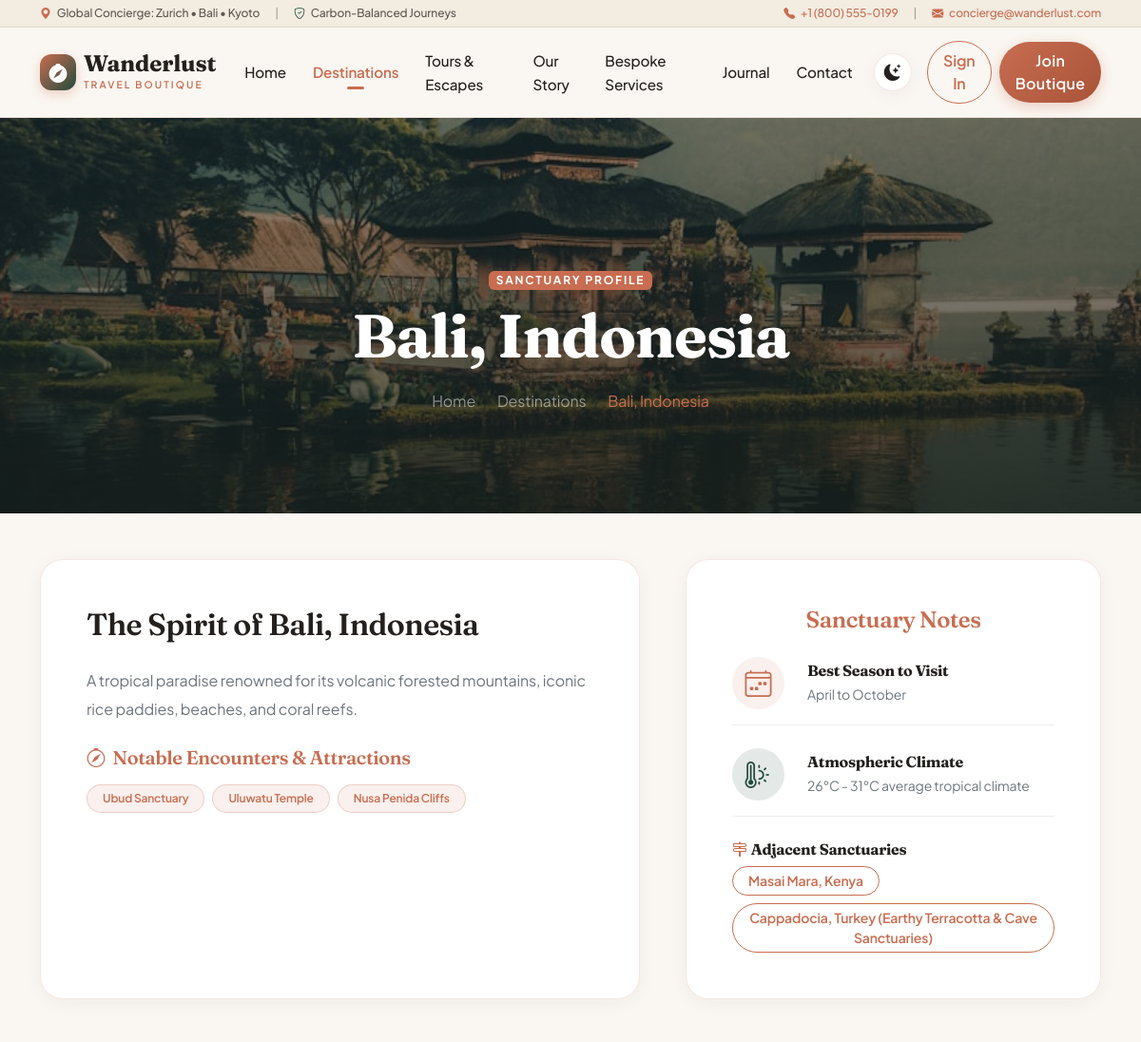
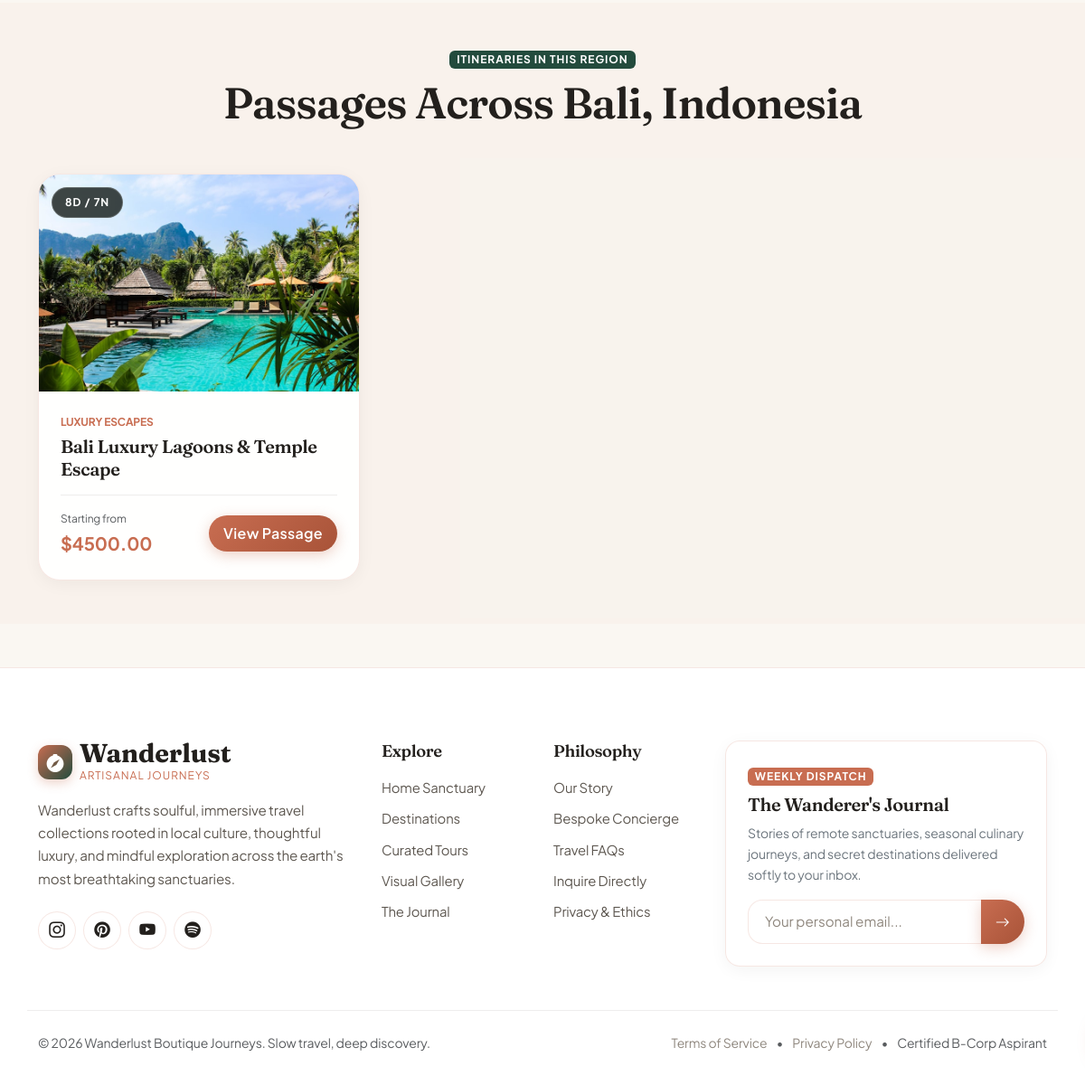
The page /tours/destination/bali/ on the database its author committed (2 pictures, top to bottom).
### tours/models.py (models this page shows, shortened)
class Destination(models.Model):
    name = models.CharField(max_length=100)
    slug = models.SlugField(unique=True)
    hero_image = models.ImageField(upload_to='destinations/')
    description = models.TextField()
    attractions = models.TextField(help_text="Key tourist attractions (comma-separated or HTML/markdown)")
    best_time_to_visit = models.CharField(max_length=150, help_text="E.g., October to April")
    weather_info = models.CharField(max_length=200, help_text="E.g., 20°C - 30°C Average")
    featured = models.BooleanField(default=False, help_text="Show this destination on the home page spotlight")
    nearby_destinations = models.ManyToManyField('self', blank=True, symmetrical=True)

class TourPackage(models.Model):
    DIFFICULTY_CHOICES = [
        ('easy', 'Easy'),
        ('moderate', 'Moderate'),
        ('challenging', 'Challenging'),
        ('extreme', 'Extreme'),
    ]
    title = models.CharField(max_length=200)
    slug = models.SlugField(unique=True)
    destination = models.ForeignKey(Destination, on_delete=models.CASCADE, related_name='packages')
    category = models.ForeignKey(Category, on_delete=models.SET_NULL, null=True, blank=True, related_name='packages')
    cover_image = models.ImageField(upload_to='packages/')
    price = models.DecimalField(max_digits=10, decimal_places=2, validators=[MinValueValidator(0)])
    discount_price = models.DecimalField(max_digits=10, decimal_places=2, null=True, blank=True, validators=[MinValueValidator(0)])
    duration_days = models.PositiveIntegerField(default=1)
    duration_nights = models.PositiveIntegerField(default=0)
    available_seats = models.PositiveIntegerField(default=10)
    difficulty = models.CharField(max_length=20, choices=DIFFICULTY_CHOICES, default='easy')
    best_season = models.CharField(max_length=100, help_text="E.g., Winter / Summer")
    included_services = models.TextField(help_text="Items included, separated by newlines")
    excluded_services = models.TextField(help_text="Items excluded, separated by newlines")
    map_iframe = models.TextField(blank=True, help_text="Google Maps iframe link only (src attribute value)")
    featured = models.BooleanField(default=False)
    is_active = models.BooleanField(default=True)
    created_at = models.DateTimeField(auto_now_add=True)
    updated_at = models.DateTimeField(auto_now=True)
    class Meta:
        ordering = ['-created_at']

class Category(models.Model):
    name = models.CharField(max_length=100)
    slug = models.SlugField(unique=True)
    icon = models.CharField(max_length=50, default="bi-compass", help_text="Bootstrap Icon class, e.g. bi-compass")
    description = models.TextField(blank=True)
    class Meta:
        verbose_name_plural = "Categories"

### tours/views.py (the view)
# urls.py: path('destination/<slug:slug>/', views.destination_detail, name='destination_detail'),
def destination_detail(request, slug):
    destination = get_object_or_404(Destination, slug=slug)
    packages = destination.packages.filter(is_active=True)
    attractions_list = [a.strip() for a in destination.attractions.split(',') if a.strip()]
    context = {
        'destination': destination,
        'packages': packages,
        'attractions_list': attractions_list
    }
    return render(request, 'tours/destination_detail.html', context)

### templates/tours/destination_detail.html (shortened to what this page needs)
{% extends 'base.html' %}
{% load static %}
{% block content %}
<section class="py-5 text-center position-relative d-flex align-items-center" style="background: linear-gradient(180deg, rgba(19, 26, 22, 0.42) 0%, rgba(19, 26, 22, 0.75) 100%), url('{{ destination.hero_image.url }}') no-repeat center center/cover; min-height: 52vh; padding-top: 100px !important;">
    <div class="container position-relative z-2" data-aos="fade-up">
        <span class="badge bg-terracotta text-white mb-2 text-xs text-uppercase letter-spacing-2">Sanctuary Profile</span>
        <h1 class="display-3 text-white fw-bold mb-3 font-heading">{{ destination.name }}</h1>
        <nav aria-label="breadcrumb">
            <ol class="breadcrumb justify-content-center mb-0 bg-transparent small">
                <li class="breadcrumb-item"><a href="{% url 'core:home' %}" class="text-white-50 text-decoration-none">Home</a></li>
                <li class="breadcrumb-item"><a href="{% url 'tours:destinations' %}" class="text-white-50 text-decoration-none">Destinations</a></li>
                <li class="breadcrumb-item text-terracotta active" aria-current="page">{{ destination.name }}</li>
            </ol>
        </nav>
    </div>
</section>
<section class="py-5">
    <div class="container">
        <div class="row g-5 align-items-stretch">
            <div class="col-lg-7" data-aos="fade-right">
                <div class="organic-card p-5 h-100">
                    <h2 class="font-heading mb-4 text-primary-theme">The Spirit of {{ destination.name }}</h2>
                    <p class="text-secondary mb-4" style="line-height: 1.85;">{{ destination.description|linebreaksbr }}</p>
                    <h5 class="font-heading mb-3 text-terracotta"><i class="bi bi-compass me-2"></i>Notable Encounters & Attractions</h5>
                    <div class="d-flex flex-wrap gap-2 mb-4">
                        {% for attraction in attractions_list %}
                            <span class="badge badge-terracotta py-2 px-3">{{ attraction }}</span>
                        {% endfor %}
                    </div>
                </div>
            </div>
            <div class="col-lg-5" data-aos="fade-left">
                <div class="organic-card p-5 h-100 d-flex flex-column justify-content-center">
                    <h4 class="font-heading text-center text-terracotta mb-4">Sanctuary Notes</h4>
                    <div class="d-flex align-items-center gap-4 mb-4 pb-3 border-bottom border-organic">
                        <div class="rounded-circle d-flex align-items-center justify-content-center text-terracotta" style="width: 55px; height: 55px; background: var(--accent-terracotta-light); flex-shrink: 0;">
                            <i class="bi bi-calendar4-week fs-3"></i>
                        </div>
                        <div>
                            <h6 class="fw-bold mb-1 text-primary-theme">Best Season to Visit</h6>
                            <p class="text-secondary small mb-0">{{ destination.best_time_to_visit }}</p>
                        </div>
                    </div>
                    <div class="d-flex align-items-center gap-4 mb-4 pb-3 border-bottom border-organic">
                        <div class="rounded-circle d-flex align-items-center justify-content-center text-forest" style="width: 55px; height: 55px; background: rgba(35, 75, 61, 0.12); flex-shrink: 0;">
                            <i class="bi bi-thermometer-sun fs-3"></i>
                        </div>
                        <div>
                            <h6 class="fw-bold mb-1 text-primary-theme">Atmospheric Climate</h6>
                            <p class="text-secondary small mb-0">{{ destination.weather_info }}</p>
                        </div>
                    </div>
                    {% if destination.nearby_destinations.all %}
                        <div>
                            <h6 class="fw-bold mb-2 text-primary-theme"><i class="bi bi-signpost-2 text-terracotta me-1"></i>Adjacent Sanctuaries</h6>
                            <div class="d-flex flex-wrap gap-2">
                                {% for nearby in destination.nearby_destinations.all %}
                                    <a href="{% url 'tours:destination_detail' nearby.slug %}" class="btn btn-outline-organic btn-sm rounded-pill py-1 px-3">{{ nearby.name }}</a>
                                {% endfor %}
                            </div>
                        </div>
                    {% endif %}
                </div>
            </div>
        </div>
    </div>
</section>
<section class="py-5" style="background: rgba(200, 109, 81, 0.03);">
    <div class="container">
        <div class="text-center mb-5" data-aos="fade-up">
            <span class="badge bg-forest text-white mb-2 text-xs text-uppercase letter-spacing-1">Itineraries in this Region</span>
            <h2 class="display-5 font-heading">Passages Across {{ destination.name }}</h2>
        </div>
        <div class="row g-4">
            {% if packages %}
                {% for package in packages %}
                <div class="col-md-6 col-lg-4" data-aos="fade-up" data-aos-delay="{{ forloop.counter }}00">
                    <div class="tour-card">
                        <div class="tour-card-image-wrap">
                            {% if package.cover_image %}
                                <img src="{{ package.cover_image.url }}" alt="{{ package.title }}">
                            {% else %}
                                <img src="https://images.unsplash.com/photo-1507525428034-b723cf961d3e?auto=format&fit=crop&w=600&q=80" alt="{{ package.title }}">
                            {% endif %}
                            <span class="tour-card-badge">{{ package.duration_days }}D / {{ package.duration_nights }}N</span>
                        </div>
                        <div class="p-4 d-flex flex-column flex-grow-1">
                            <span class="text-terracotta text-xs fw-bold text-uppercase mb-1">{{ package.category.name|default:"Curated Escape" }}</span>
                            <h4 class="font-heading fs-5 mb-3"><a href="{% url 'tours:package_detail' package.slug %}" class="text-decoration-none text-primary-theme">{{ package.title }}</a></h4>
                            <div class="d-flex justify-content-between align-items-center mt-auto pt-3 border-top border-organic">
                                <div>
                                    <span class="text-muted text-xs d-block">Starting from</span>
                                    <span class="fs-5 fw-bold text-terracotta">${{ package.price }}</span>
                                </div>
                                <a href="{% url 'tours:package_detail' package.slug %}" class="btn btn-terracotta py-2 px-3">View Passage</a>
                            </div>
                        </div>
                    </div>
                </div>
                {% endfor %}
            {% endif %}
        </div>
    </div>
</section>
{% endblock %}

### rows shown on the page
Destination: hero_image (picture), name "Bali, Indonesia", description "A tropical paradise renowned for its volcanic forested mountains, iconic rice paddies, beaches, and coral reefs.", best_time_to_visit "April to October", weather_info "26°C - 31°C average tropical climate"
Destination: name "Masai Mara, Kenya"
Destination: name "Cappadocia, Turkey (Earthy Terracotta & Cave Sanctuaries)"
TourPackage: cover_image (picture), duration_days "8", duration_nights "7", category.name "LUXURY ESCAPES", title "Bali Luxury Lagoons & Temple Escape", price "4500.00"

### other values the page prints
{{ attraction }} "Ubud Sanctuary" "Uluwatu Temple" "Nusa Penida Cliffs"
